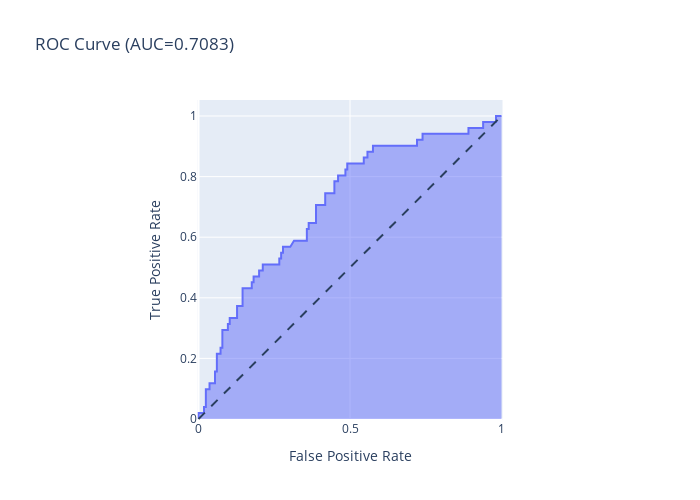

The cell this chart's notebook holds for it:
### Code cell
model1 = DissidentModelWrapper.load("baselineModel").model

fpr, tpr, thresholds = roc_curve(y_test, model1.predict_proba(X_test)[:,1])

fig = px.area(
    x=fpr, y=tpr,
    title=f'ROC Curve (AUC={auc(fpr, tpr):.4f})',
    labels=dict(x='False Positive Rate', y='True Positive Rate'),
    width=700, height=500,
)
fig.add_shape(
    type='line', line=dict(dash='dash'),
    x0=0, x1=1, y0=0, y1=1,
    row = 1, col = 1
)

fig.update_yaxes(scaleanchor="x", scaleratio=1)
fig.update_xaxes(constrain='domain')

### Figure 1 — Plotly figure (JSON) as saved in the notebook; plotly's stock layout.template omitted (floating-point values rounded to 4 significant figures)
{"data": [{"fillpattern": {"shape": ""}, "hovertemplate": "False Positive Rate=%{x}<br>True Positive Rate=%{y}<extra></extra>", "legendgroup": "", "line": {"color": "#636efa"}, "marker": {"symbol": "circle"}, "mode": "lines", "name": "", "orientation": "v", "showlegend": false, "stackgroup": "1", "type": "scatter", "x": [0, 0, 0.01818, 0.01818, 0.02424, 0.02424, 0.03636, 0.03636, 0.05455, 0.05455, 0.06061, 0.06061, 0.07273, 0.07273, 0.07879, 0.07879, 0.08485, 0.09697, 0.09697, 0.103, 0.103, 0.1273, 0.1273, 0.1455, 0.1455, 0.1758, 0.1758, 0.1818, 0.1818, 0.2, 0.2, 0.2121, 0.2121, 0.2667, 0.2667, 0.2727, 0.2727, 0.2788, 0.2788, 0.303, 0.3152, 0.3576, 0.3576, 0.3636, 0.3636, 0.3879, 0.3879, 0.4182, 0.4182, 0.4485, 0.4485, 0.4606, 0.4606, 0.4848, 0.4848, 0.4909, 0.4909, 0.5455, 0.5455, 0.5576, 0.5576, 0.5758, 0.5758, 0.7212, 0.7212, 0.7394, 0.7394, 0.8909, 0.8909, 0.9394, 0.9394, 0.9818, 0.9818, 0.9939, 1], "xaxis": "x", "y": [0, 0.01961, 0.01961, 0.03922, 0.03922, 0.09804, 0.09804, 0.1176, 0.1176, 0.1569, 0.1569, 0.2157, 0.2157, 0.2353, 0.2353, 0.2941, 0.2941, 0.2941, 0.3137, 0.3137, 0.3333, 0.3333, 0.3725, 0.3725, 0.4314, 0.4314, 0.451, 0.451, 0.4706, 0.4706, 0.4902, 0.4902, 0.5098, 0.5098, 0.5294, 0.5294, 0.549, 0.549, 0.5686, 0.5686, 0.5882, 0.5882, 0.6275, 0.6275, 0.6471, 0.6471, 0.7059, 0.7059, 0.7451, 0.7451, 0.7843, 0.7843, 0.8039, 0.8039, 0.8235, 0.8235, 0.8431, 0.8431, 0.8627, 0.8627, 0.8824, 0.8824, 0.902, 0.902, 0.9216, 0.9216, 0.9412, 0.9412, 0.9608, 0.9608, 0.9804, 0.9804, 1, 1, 1], "yaxis": "y"}], "layout": {"height": 500, "legend": {"tracegroupgap": 0}, "shapes": [{"line": {"dash": "dash"}, "type": "line", "x0": 0, "x1": 1, "xref": "x", "y0": 0, "y1": 1, "yref": "y"}], "title": {"text": "ROC Curve (AUC=0.7083)"}, "width": 700, "xaxis": {"anchor": "y", "constrain": "domain", "domain": [0, 1], "title": {"text": "False Positive Rate"}}, "yaxis": {"anchor": "x", "domain": [0, 1], "scaleanchor": "x", "scaleratio": 1, "title": {"text": "True Positive Rate"}}}}
